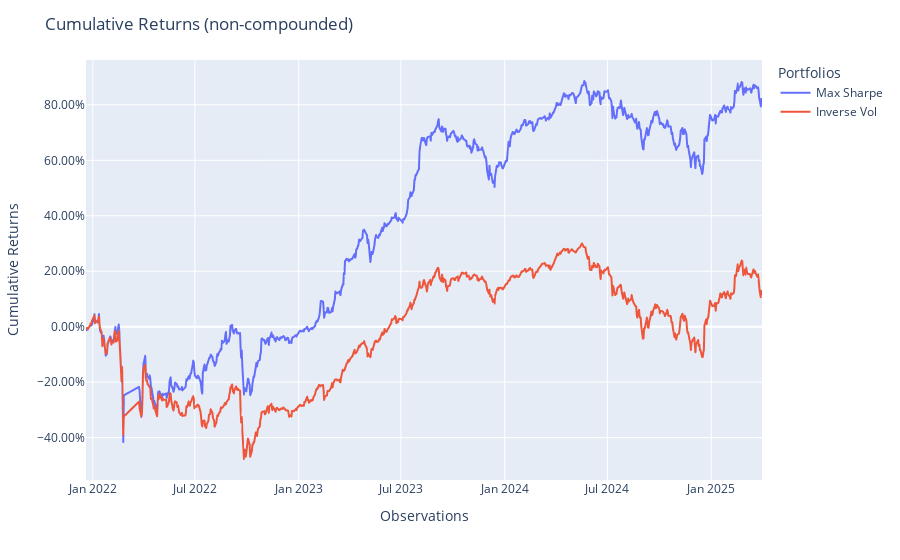

Notebook cell for this chart:
### Code cell
fig = population.plot_cumulative_returns()
# show(fig) is only used for the documentation sticker.
show(fig)

### Figure 1 — Plotly figure (JSON) as saved in the notebook; plotly's stock layout.template omitted (floating-point values rounded to 4 significant figures; data arrays with more than 128 entries replaced by an {"elided": "..."} marker saying what was removed)
{"data": [{"hovertemplate": "variable=Max Sharpe<br>index=%{x}<br>value=%{y}<extra></extra>", "legendgroup": "Max Sharpe", "line": {"color": "#636efa", "dash": "solid"}, "marker": {"symbol": "circle"}, "mode": "lines", "name": "Max Sharpe", "showlegend": true, "type": "scattergl", "x": {"elided": "821 str values"}, "xaxis": "x", "y": {"elided": "821 float values"}, "yaxis": "y"}, {"hovertemplate": "variable=Inverse Vol<br>index=%{x}<br>value=%{y}<extra></extra>", "legendgroup": "Inverse Vol", "line": {"color": "#EF553B", "dash": "solid"}, "marker": {"symbol": "circle"}, "mode": "lines", "name": "Inverse Vol", "showlegend": true, "type": "scattergl", "x": {"elided": "821 str values"}, "xaxis": "x", "y": {"elided": "821 float values"}, "yaxis": "y"}], "layout": {"legend": {"title": {"text": "Portfolios"}, "tracegroupgap": 0}, "margin": {"t": 60}, "title": {"text": "Cumulative Returns (non-compounded)"}, "xaxis": {"anchor": "y", "domain": [0, 1], "title": {"text": "Observations"}}, "yaxis": {"anchor": "x", "domain": [0, 1], "tickformat": ".2%", "title": {"text": "Cumulative Returns"}}}}
